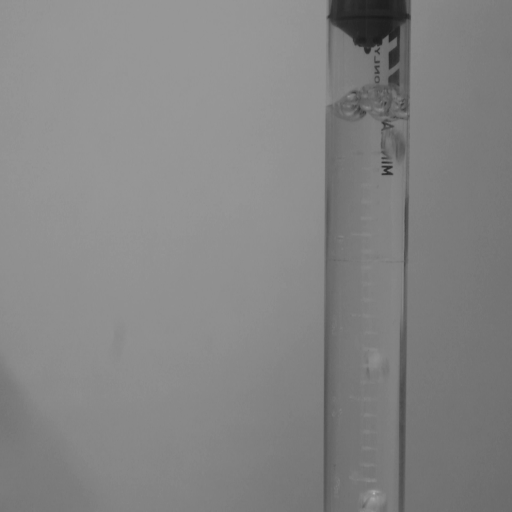
#> input picture data/processed/real_water/frames/landon_bubble_first/frame_000009.png, 512 x 512 px; its folder holds only this picture in this run
$ python pseudo_label_real.py
#> lines starting #> are read from the running program, lines starting #| are printed output that depends on the picture; after the words box and inside, x2 and y2 are one past the last pixel; in counts of white or black regions, pixels touching at a corner belong together
#> in main, gray is the input picture: shape (512, 512); min 25, max 177, mean 132.3
from pathlib import Path
import argparse
import cv2
import numpy as np

def flood_fill_holes(mask_u8: np.ndarray) -> np.ndarray:
    h, w = mask_u8.shape
    ff = mask_u8.copy()
    tmp = np.zeros((h + 2, w + 2), np.uint8)
    cv2.floodFill(ff, tmp, (0, 0), 255)
    ff_inv = cv2.bitwise_not(ff)
    return mask_u8 | ff_inv

def filled_ellipses_from_edges(gray, canny1=40, canny2=120, min_area=120):
#> called with canny1 = 40, canny2 = 120, min_area = 120
    g = cv2.GaussianBlur(gray, (5, 5), 0)
    edges = cv2.Canny(g, canny1, canny2)
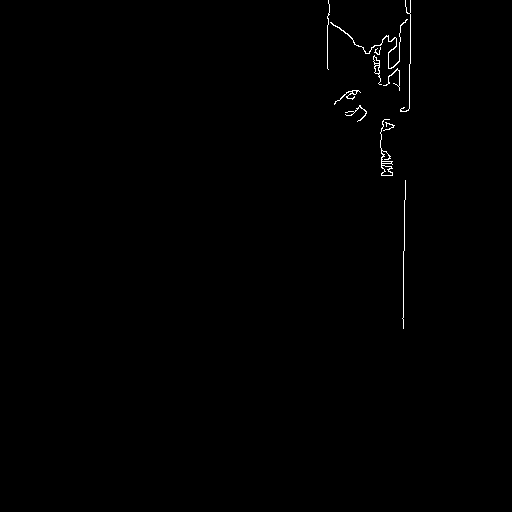
#> edges: shape (512, 512); 0.4% white in thin lines or dots, all inside (x1, y1, x2, y2) = (327, 0, 411, 329)

    k = cv2.getStructuringElement(cv2.MORPH_ELLIPSE, (5, 5))
    edges = cv2.morphologyEx(edges, cv2.MORPH_CLOSE, k, iterations=2)
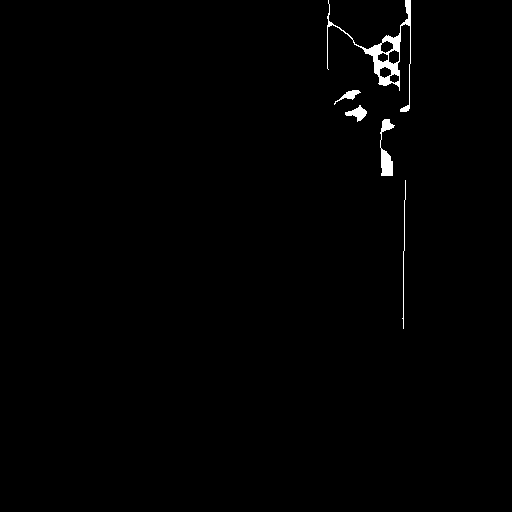
#> edges: shape (512, 512); 0.79% white; 5 white regions

    cnts, _ = cv2.findContours(edges, cv2.RETR_EXTERNAL, cv2.CHAIN_APPROX_NONE)
#> cnts = 5 contours, 1 with area under 20; largest, box (x1, y1, x2, y2) and area: (327, 0, 411, 112) 1330, (380, 119, 395, 176) 329, (345, 105, 367, 122) 148, (334, 90, 361, 105) 94
    mask = np.zeros_like(gray, dtype=np.uint8)

    for c in cnts:
        if len(c) < 20:
            continue
        area = cv2.contourArea(c)
        if area < min_area:
            continue
        try:
            ell = cv2.fitEllipse(c)
            cv2.ellipse(mask, ell, 255, thickness=-1)  # FILLED ellipse
        except cv2.error:
            pass
#> this loop made 5 passes
#> (area, ell) on passes 2, 3, 5: (329, ((386.6, 147.9), (13.2, 63.03), 0.431)), (148.5, ((356.7, 113), (13.31, 19.52), 82.33)), (1330, ((370.1, 40.8), (81, 172.5), 176.7))
#> area on pass 4: 94
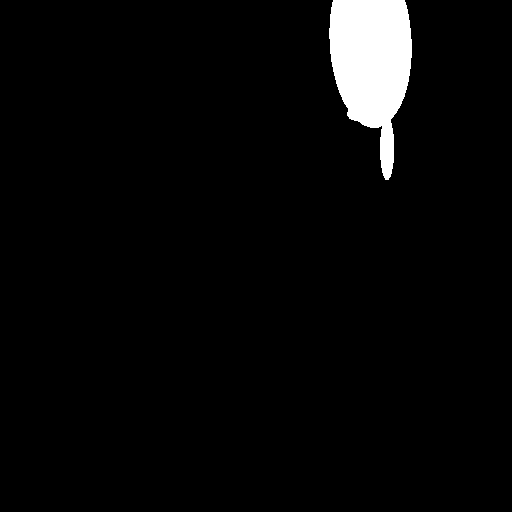
#> mask: shape (512, 512); 3.6% white; 1 white region, box (x1, y1, x2, y2) and area: (329, 0, 412, 180) 9559

    mask = cv2.morphologyEx(mask, cv2.MORPH_OPEN, k, iterations=1)
#> mask: shape (512, 512); 3.6% white; 1 white region, box (x1, y1, x2, y2) and area: (329, 0, 412, 179) 9553
    mask = cv2.morphologyEx(mask, cv2.MORPH_CLOSE, k, iterations=2)
#> mask: shape (512, 512); 3.7% white; 1 white region, box (x1, y1, x2, y2) and area: (329, 0, 412, 179) 9578
    mask = flood_fill_holes(mask)
#> in flood_fill_holes, `cv2.floodFill(ff, tmp, (0, 0), 255)`: ff: shape (512, 512); every value is 255
#> in flood_fill_holes, `ff_inv = cv2.bitwise_not(ff)`: ff_inv: shape (512, 512); every value is 0
    return mask

def main():
    ap = argparse.ArgumentParser()
    ap.add_argument("--frames_root", default="data/processed/real_water/frames")
    ap.add_argument("--out_root", default="data/processed/real_water/masks_auto")
    ap.add_argument("--canny1", type=int, default=40)
    ap.add_argument("--canny2", type=int, default=120)
    ap.add_argument("--min_area", type=int, default=120)
    args = ap.parse_args()

    frames_root = Path(args.frames_root)
    out_root = Path(args.out_root)
    out_root.mkdir(parents=True, exist_ok=True)

    clips = [p for p in frames_root.iterdir() if p.is_dir()]
    if not clips:
        raise SystemExit(f"No clip folders found in {frames_root}")

    for clip in sorted(clips):
        out_clip = out_root / clip.name
        out_clip.mkdir(parents=True, exist_ok=True)

        imgs = sorted(clip.glob("*.png"))
        if not imgs:
            continue

        for ip in imgs:
            gray = cv2.imread(str(ip), cv2.IMREAD_GRAYSCALE)
            mask = filled_ellipses_from_edges(
                gray, canny1=args.canny1, canny2=args.canny2, min_area=args.min_area
            )
            cv2.imwrite(str(out_clip / ip.name), mask)

        print(f"[pseudolabel] {clip.name}: {len(imgs)} masks -> {out_clip}")
#> pass 2 of the loop in main, `for clip in sorted(clips):`:
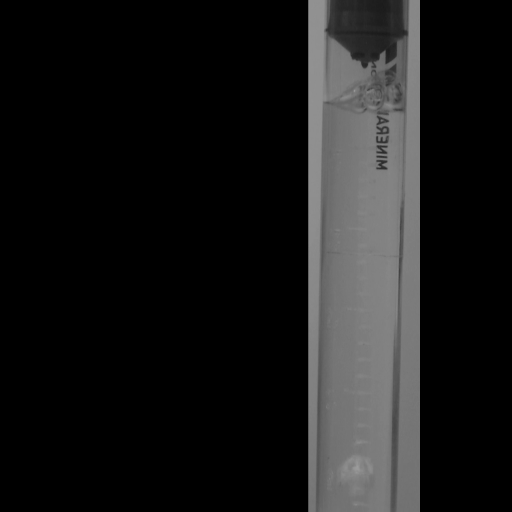
#> input picture data/processed/real_water/frames/landon_bubble_first_cropped/frame_000001.png, 512 x 512 px
#> in main, gray is the input picture: shape (512, 512); min 0, max 156, mean 24.9
#> in filled_ellipses_from_edges (call 2), `edges = cv2.Canny(g, canny1, canny2)`:
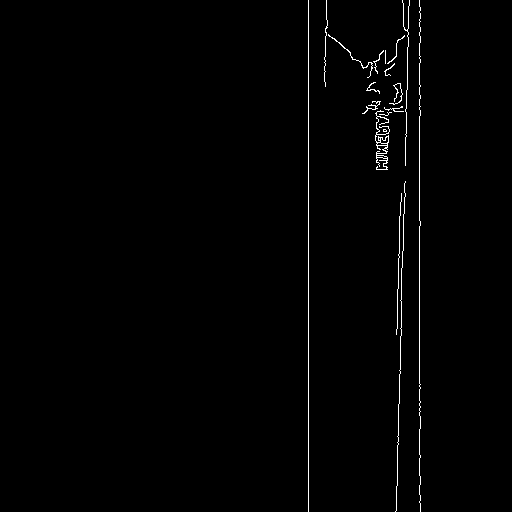
#> edges: shape (512, 512); 0.95% white in thin lines or dots, all inside (x1, y1, x2, y2) = (308, 0, 421, 512)
#> k = [[0, 0, 1, 0, 0], [1, 1, 1, 1, 1], [1, 1, 1, 1, 1], [1, 1, 1, 1, 1], [0, 0, 1, 0, 0]]
#> cnts = 5 contours, 1 with area under 20; largest, box (x1, y1, x2, y2) and area: (324, 0, 410, 170) 1882, (395, 181, 406, 512) 554, (419, 0, 421, 512) 55, (366, 80, 380, 94) 48
#> the loop in filled_ellipses_from_edges (call 2), `for c in cnts:` made 5 passes
#> (area, ell) on passes 1, 4: (554, ((397.3, 371.9), (4.6, 543.8), 1.53)), (1881.5, ((368.4, 58.44), (81.74, 205.3), 175.3))
#> after the loop in filled_ellipses_from_edges (call 2), `for c in cnts:`:
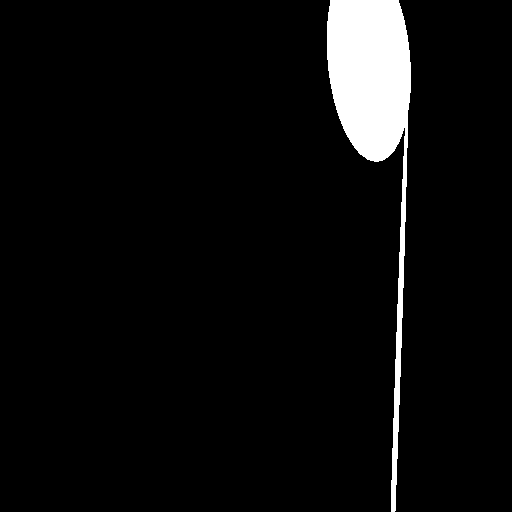
#> mask: shape (512, 512); 5.1% white; 1 white region, box (x1, y1, x2, y2) and area: (327, 0, 411, 512) 13262

if __name__ == "__main__":
    main()
